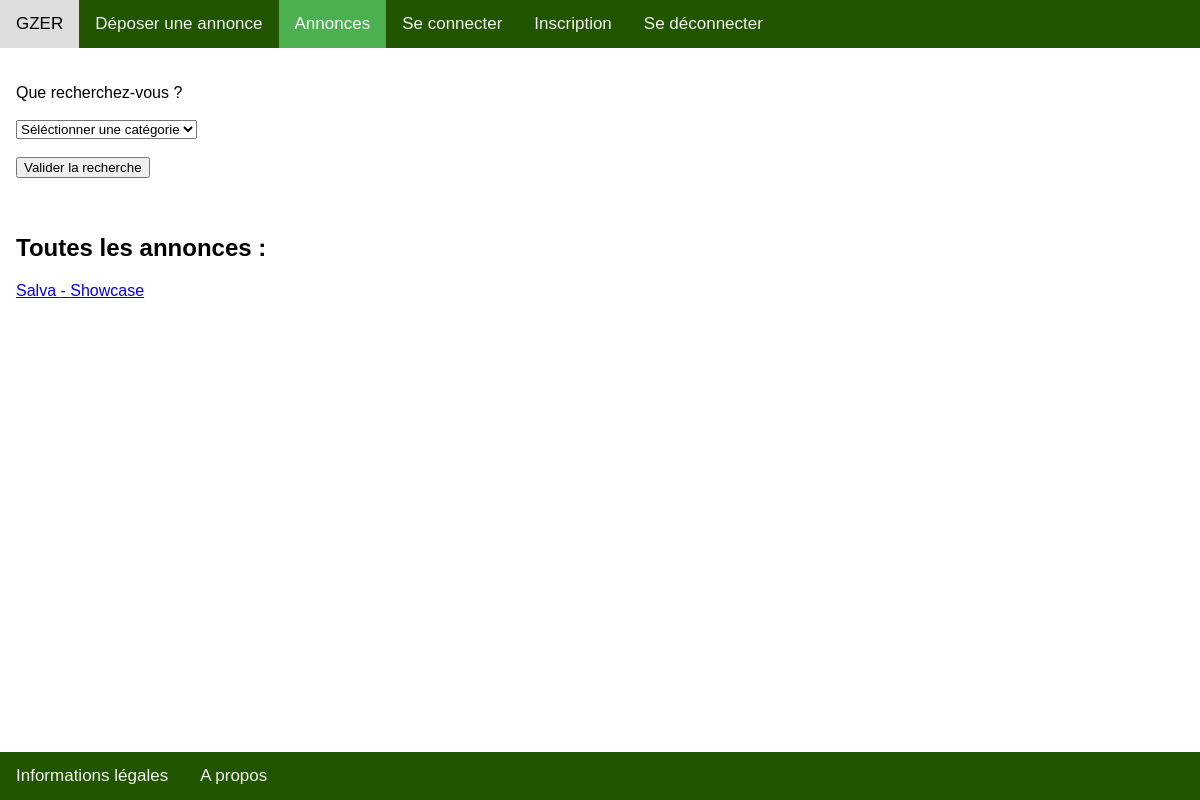
Before: /controler/main.ctrl.php?style=Funk with the older database file.
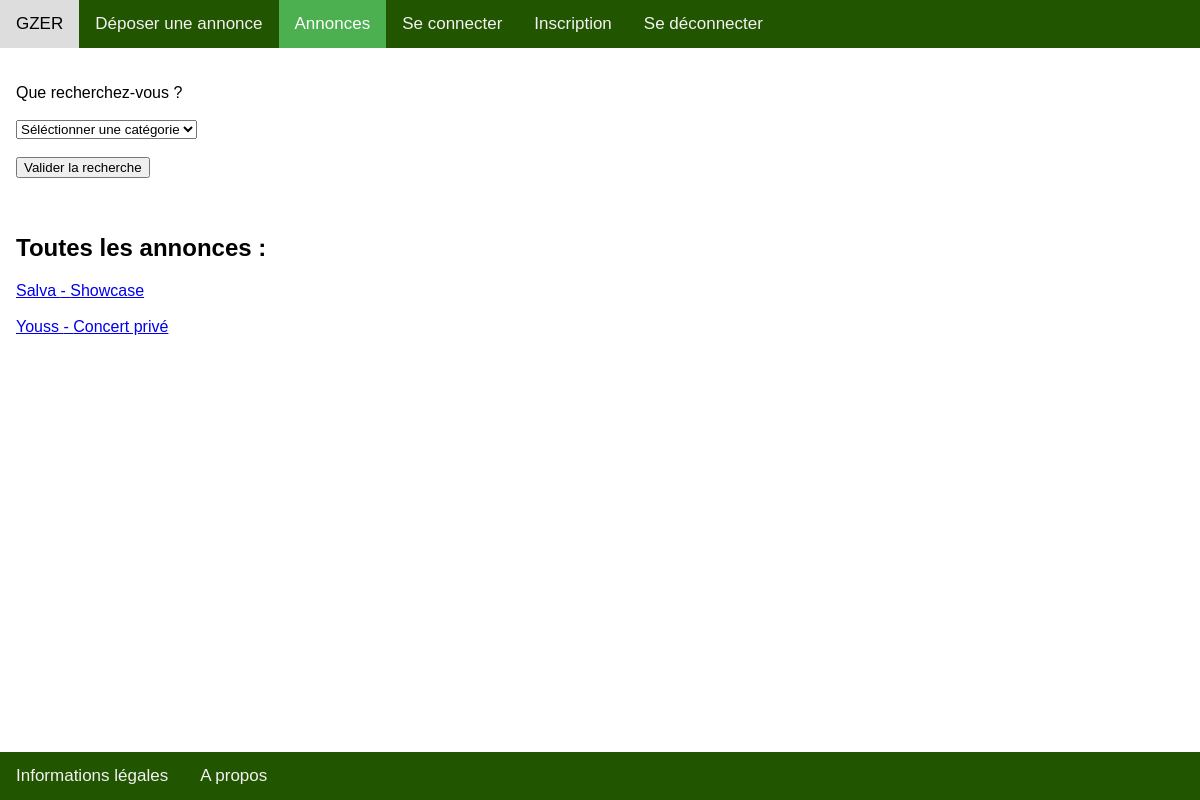
After: the same page with the newer database file.
### tables this page shows
CREATE TABLE annonces (
  numA INTEGER,
  titreA STRING,
  prixA INTEGER,
  localisationA STRING,
  auteurA STRING,
  dateA date,
  categorieA STRING,
  styleA STRING
);

### controler/annonces.ctrl.php (called while the page is built)
<?php
require_once('../model/Annonce.class.php');
require_once('../model/GzerDAO.class.php');
if (isset($_GET['categorie'])) {
  $categorie = $_GET['categorie'];
} else {
  $categorie = '';
}
if (isset($_GET['quartier'])) {
  $quartier = $_GET['quartier'];
} else {
  $quartier = '';
}
  if (isset($categorie) && $categorie != '') {
    $config = parse_ini_file('../config/config.ini');
    $DAO = new GzerDAO($config['database_path']);
    $annoncesCat = $DAO->getAnnoncesParCategorie($categorie);
  } else if (isset($style) && $style != ''){
    $config = parse_ini_file('../config/config.ini');
    $DAO = new GzerDAO($config['database_path']);
    $annoncesStyle = $DAO->getAnnoncesParStyle($style);
  } else if (isset($materiel) && $materiel != '') {
    $config = parse_ini_file('../config/config.ini');
    $DAO = new GzerDAO($config['database_path']);
    $annoncesCat = $DAO->getAnnoncesParCategorie($materiel);
  } else if (isset($quartier) && $quartier != '') {
    $config = parse_ini_file('../config/config.ini');
    $DAO = new GzerDAO($config['database_path']);
    $annoncesQuart = $DAO->getAnnoncesParQuartier($quartier);
  } else {
    $config = parse_ini_file('../config/config.ini');
    $DAO = new GzerDAO($config['database_path']);
    $annonces = $DAO->getAnnonces();
  }
include('../view/annonces.view.php');
?>

### model/GzerDAO.class.php (called while the page is built, shortened)
<?php
class GzerDAO {
  private $db;
  function __construct($path) {
    $database = 'sqlite:'.$path.'/gzer.db';
    try {
      $this->db = new PDO($database);
    }
    catch (PDOException $e){
      die("erreur de connexion:".$e->getMessage());
    }
  }
  public function getDb(){
    return $this->db;
  }
  public function getAnnoncesParStyle(string $style):array{
    $req = "SELECT * FROM annonces WHERE styleA = '$style'";
    $st = $this->getDb()->query($req);
    $result=$st->fetchAll(PDO::FETCH_CLASS, 'Annonce');
    return $result;
  }
}
?>

### model/Annonce.class.php (called while the page is built, shortened)
<?php
class Annonce {
  private $numA;
  private $titreA;
  private $auteurA;
  public function getNumA() {
    return $this->numA;
  }
  public function getTitreA() {
    return $this->titreA;
  }
  public function getAuteurA() {
    return $this->auteurA;
  }
}
?>

### view/annonces.view.php (the view, shortened to what this page needs)
<!DOCTYPE html>
<html lang="en" dir="ltr">
<head>
  <link rel="stylesheet" href="../view/css/deposer_annonce.view.styles.css" />
</head>
<body>
  <div class="topnav">
    <a href="../controler/main.ctrl.php">GZER</a>
    <a href="../controler/deposer_annonce.ctrl.php">Déposer une annonce</a>
    <a class="active" href="../controler/annonces.ctrl.php">Annonces</a>
    <a href="../controler/seconnecter.ctrl.php">Se connecter</a>
    <a href="../controler/inscription.ctrl.php">Inscription</a>
    <a href="../controler/deconnexion.ctrl.php">Se déconnecter</a>
  </div>
  <div class="navbar">
    <a href="../view/infos.view.php">Informations légales</a>
    <a href="../view/a_propos.view.php">A propos</a>
  </div>
  <div id=container style="padding-left:16px">
    <br><br>
    Que recherchez-vous ?
    <br><br>
    <form action="annonces.ctrl.php">
      <select id="categorie" name="categorie">
        <option value="" selected>Séléctionner une catégorie</option>
      </select>
      <br><br>
      <input type="submit" value="Valider la recherche">
    </form>
    <br><br>
    <h2>Toutes les annonces : <?= $categorie ?>  <?= $quartier ?></h2>
    <?php if(isset($annoncesStyle)) {foreach ($annoncesStyle as $annonceStyle) { ?>
      <a href="../controler/annonce.ctrl.php?numA=<?= $annonceStyle->getNumA() ?>"><?= $annonceStyle->getAuteurA() ?> - <?= $annonceStyle->getTitreA() ?></a>
      <br><br>
    <?php } } ?>
  </div>
  </body>
  </html>

### controler/main.ctrl.php
<?php
if (isset($_GET['style'])) {
  $style = $_GET['style'];
} else {
  $style = '';
}
if (isset($_GET['materiel'])) {
  $materiel = $_GET['materiel'];
} else {
  $materiel = '';
}
if ($style != '' || $materiel != '') {
  include('../controler/annonces.ctrl.php');
} else {
  include('../view/main.view.php');
}
?>

### view/css/deposer_annonce.view.styles.css (style rules this page uses)
body { margin: 0; font-family: Arial, Helvetica, sans-serif; }
.topnav { overflow: hidden; background-color: #250; }
.topnav a { float: left; color: #f2f2f2; text-align: center; padding: 14px 16px; text-decoration: none; font-size: 17px; }
.topnav a.active { background-color: #4CAF50; color: white; }
.navbar { overflow: hidden; background-color: #250; position: fixed; bottom: 0; width: 100%; }
.navbar a { float: left; display: block; color: #f2f2f2; text-align: center; padding: 14px 16px; text-decoration: none; font-size: 17px; }
#container { overflow:auto; }

Changed rows visible on the page:
added annonces: auteurA "Youss", titreA "Concert privé"
